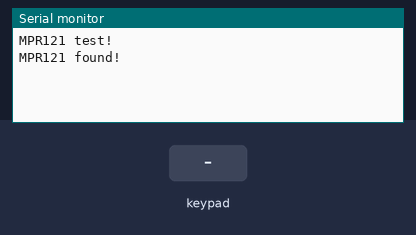
A sketch run on a simulated Arduino Uno, built with avr-gcc and run on an emulated ATmega328P. On the bench: the last lines printed to the serial monitor. The test bench sets the inputs (shaded band).

Above: at 1.2 s.
1.3 s: key 'B' pressed
At 2.6 s:
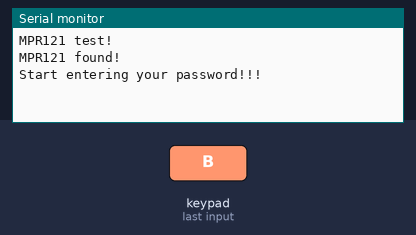
2.9 s: keypad keys 1 2 3 4 pressed 0.4 s apart
At 5.0 s:
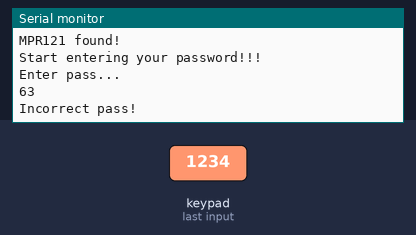

The sketch:

ktrapassnhaptubanphimMPR121.ino
```cpp
#include <Wire.h>
#include <Adafruit_MPR121.h>

Adafruit_MPR121 cap = Adafruit_MPR121();

void setup() {
  Serial.begin(115200);
  while (!Serial) {
    delay(10);
  }

  Serial.println("MPR121 test!");
  if (!cap.begin(0x5A)) {
    Serial.println("MPR121 not found, check wiring?");
    while (1);
  }
  Serial.println("MPR121 found!");

}

char pass[7];               // Mảng char để lưu trữ pass nhập vào
int passIndex = 0;          // Chỉ số hiện tại trong mảng pass
bool enteringPass = false;  // Biến xác định xem đang nhập pass hay không

void loop() {

  // Kiểm tra xem đã có touch nào được nhấn hay không
  if (cap.touched()) {
    uint16_t touched = cap.touched(); // Đọc trạng thái của các cảm biến cảm ứng
    while(cap.touched()){};  //đợi cho tới khi nút đc thả ra

    if(touched == 0b0000100000000000){
      enteringPass = true;
      Serial.println("Start entering your password!!!");

      while(enteringPass == true){
        if (cap.touched()){
          uint16_t touched = cap.touched();
          while(cap.touched()){};

          // Xác định cảm biến cảm ứng nào đã được nhấn
          for (int i = 0; i < 12; i++) {
            if (touched & (1 << i)) {
              // Thêm giá trị của cảm biến vào pass
              switch (i) {
                case 8  : pass[passIndex] = '7'; break;
                case 4  : pass[passIndex] = '8'; break;
                case 0  : pass[passIndex] = '9'; break;
                case 9  : pass[passIndex] = '4'; break;
                case 5  : pass[passIndex] = '5'; break;
                case 1  : pass[passIndex] = '6'; break;
                case 10 : pass[passIndex] = '1'; break;
                case 6  : pass[passIndex] = '2'; break;
                case 2  : pass[passIndex] = '3'; break;
                case 7  : pass[passIndex] = '0'; break;
                case 11 : // Ký tự 'x' để bắt đầu lại
                          if (enteringPass) { // Nếu đang nhập pass
                            resetEnteredPass(); // Đặt lại pass
                            Serial.println("Start over...");
                          }
                          break;
                case 3  :  // Ký tự 'v' để kết thúc nhập pass
                          if (enteringPass) { // Nếu đang nhập pass
                            enteringPass = false; // Dừng việc nhập pass lại
                            Serial.println("Enter pass...");
                          }
                          break;
                }

                // Di chuyển sang phần tử tiếp theo trong pass
                passIndex++;
            }
          }
        }
        if (!enteringPass || passIndex == 6) { // Nếu không phải đang nhập pass hoặc nhập quá 6 ký tự
          passIndex = 0; // Đặt lại chỉ số để nhận ký tự tiếp theo
          enteringPass = false;
        }
      }

      delay(500); // Đợi một chút trước khi tiếp tục
      Serial.println(pass);
      if (checkPass(pass)) {
        Serial.println("Pass entered correctly!");
      } else {
        Serial.println("Incorrect pass!");
      }
      resetEnteredPass();
    }
  }
}

bool checkPass(char pass[]) {
    // Kiểm tra pass
    if (pass[0] == '1' && pass[1] == '1' && pass[2] == '3' && pass[3] == '\0') {
        return true; // Pass đúng
    } else {
        return false; // Pass sai
    }
}

void resetEnteredPass() {
    for (int i = 0; i < 6; i++) {
        pass[i] = '\0'; // Đặt tất cả các phần tử của mảng về giá trị null
    }
    passIndex = 0; // Đặt lại chỉ số của mảng
}
```

Measured:
- after the input at 1.3 s, the serial monitor: prints a new line after 0.15 s (image 1)
- after the input at 2.9 s, the serial monitor: prints a new line after 0.95 s (image 2)
